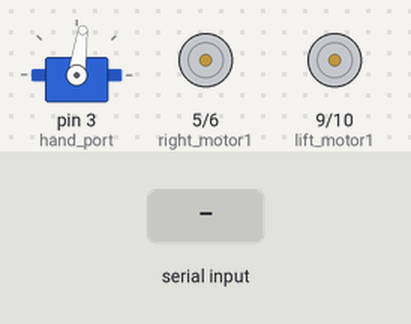
A sketch run on a simulated Arduino Uno, built with avr-gcc and run on an emulated ATmega328P. Shown: servo, motor-driver pin pairs drawn as motors (green arrow = first pin HIGH = forward, orange = second pin HIGH = backward, longer = more drive). The inputs (shaded band) are chosen by the test bench.

Above: at 1.2 s.
1.3 s: "1\n" received over Serial
At 2.5 s:
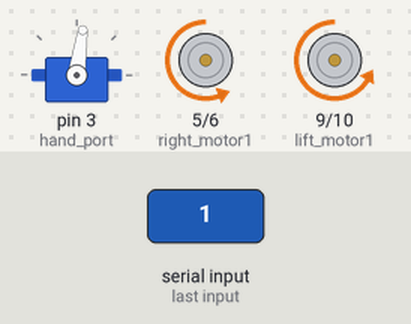
2.8 s: "2\n" received over Serial
At 3.8 s:
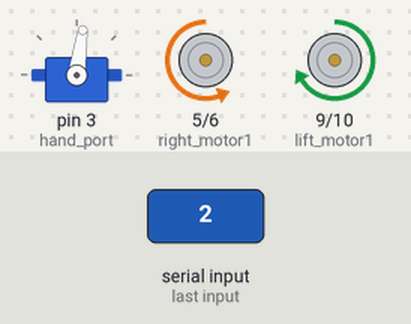
4.3 s: "4\n" received over Serial
At 5.0 s:
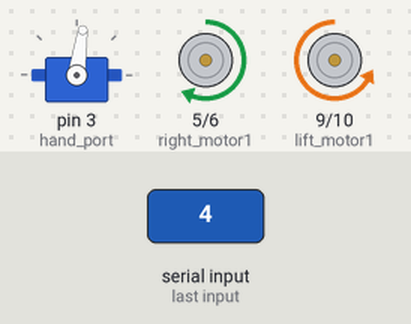
5.8 s: "5\n" received over Serial
At 6.1 s:
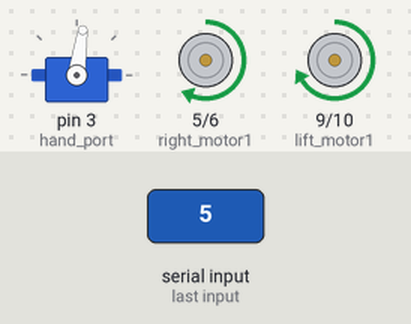
Timing chart, 0 to 8.3 s (numbered marks = the images above; inputs shaded):
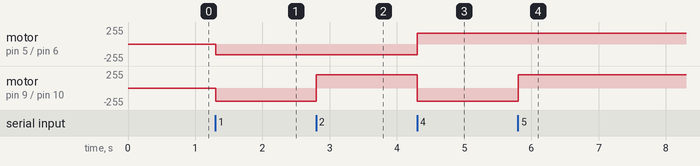

The sketch:

car.ino
```cpp
#include <ServoTimer2.h>


#define lift_motor1 9
#define lift_motor2 10
#define right_motor1 5
#define right_motor2 6
#define hand_port         3
#define motor_speed_R     160
#define motor_speed_L     200
ServoTimer2 myservo;
int hand_ang=80;
int a;
void servo_init()
{
  myservo.attach(hand_port);
  a=map(hand_ang,20,160,750,2250);
  myservo.write(a);
  }
  void hand_put()
  {
    if(hand_ang>80)
    {
      hand_ang=hand_ang-5;
      a=map(hand_ang,20,160,750,2250);
      myservo.write(a);

      }
    }
    void hand_catch()
  {
    if(hand_ang<130)
    {
      hand_ang=hand_ang+5;
      a=map(hand_ang,20,160,750,2250);
      myservo.write(a);

      }
    }
void motor_init()
  {
  pinMode(right_motor1,OUTPUT);
  pinMode(right_motor2,OUTPUT);
  pinMode(lift_motor1,OUTPUT);
  pinMode(lift_motor2,OUTPUT);


  }
  void motor_stop()
  {
    analogWrite(right_motor1,0);
  analogWrite(right_motor2,0);
  analogWrite(lift_motor1,0);
  analogWrite(lift_motor2,0);

    }
void go_1s()
  {
  analogWrite(right_motor1,0);
  analogWrite(right_motor2,motor_speed_R);
  analogWrite(lift_motor1,0);
  analogWrite(lift_motor2,motor_speed_L);
  //delay(1000);

  }
void back_1s()
  {
    analogWrite(right_motor1,motor_speed_R);
    analogWrite(right_motor2,0);
    analogWrite(lift_motor1,motor_speed_L);
    analogWrite(lift_motor2,0);
   // delay(1000);
  }
  void turn_right()
  {
    analogWrite(right_motor1,0);
    analogWrite(right_motor2,motor_speed_R);
    analogWrite(lift_motor1,motor_speed_L);
    analogWrite(lift_motor2,0);
    //delay(3000);

    }
    void turn_lift()
  {
    analogWrite(right_motor1,motor_speed_R);
    analogWrite(right_motor2,0);
    analogWrite(lift_motor1,0);
    analogWrite(lift_motor2,motor_speed_L);
    //delay(3000);

    }
    void select(int data)
    {
      switch(data){
        case 1:go_1s();break;
        case 2:turn_right();break;
        case 3:motor_stop();break;
        case 4:turn_lift();break;
        case 5:back_1s();break;
        case 6:hand_put();break;
        case 7:hand_catch();break;

        }

      }
void setup() {

  motor_init();
  servo_init();
  Serial.begin(9600);
}
int data=3;
 int data_his=3;
 int ret=0;

void loop() {

  data=Serial.parseInt();
  //data = data.decode('utf-8');
  if(data>0)
  {
    select(data);
    data=data_his;
    select(data);


    }
    data_his=data;
    data=0;
    delay(50);


}
```

Measured:
- after the input at 1.3 s, motor on pin 5 (right_motor1) / pin 6 (right_motor2): stopped → backward 160/255 at once; motor on pin 9 (lift_motor1) / pin 10 (lift_motor2): stopped → backward 200/255 at once
- after the input at 2.8 s, motor on pin 9 (lift_motor1) / pin 10 (lift_motor2): backward 200/255 → forward 200/255 at once
- after the input at 4.3 s, motor on pin 5 (right_motor1) / pin 6 (right_motor2): backward 160/255 → forward 160/255 at once; motor on pin 9 (lift_motor1) / pin 10 (lift_motor2): forward 200/255 → backward 200/255 at once
- after the input at 5.8 s, motor on pin 9 (lift_motor1) / pin 10 (lift_motor2): backward 200/255 → forward 200/255 at once
